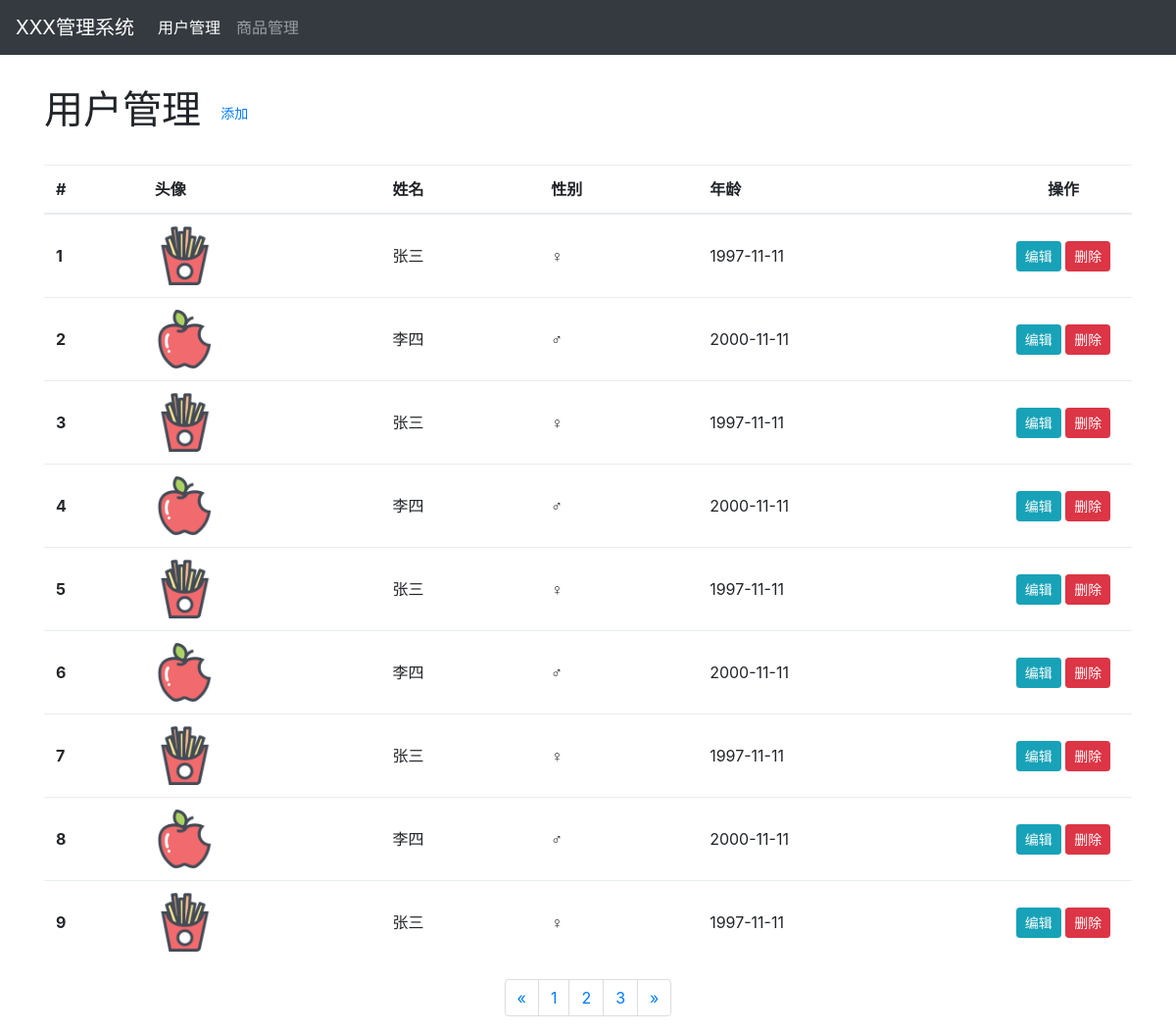
The page / on the database its author committed.
### tables this page shows
CREATE TABLE `users`  (
  `id` int(11) NOT NULL AUTO_INCREMENT,
  `name` varchar(255) NULL DEFAULT NULL,
  `gender` tinyint(4) NULL DEFAULT NULL,
  `birthday` date NULL DEFAULT NULL,
  `avatar` varchar(200) NULL DEFAULT NULL,
  PRIMARY KEY (`id`) USING BTREE
);

### index.php (the view, shortened to what this page needs)
<?php
$conn = mysqli_connect('localhost', 'root', '', 'demo');
$query = mysqli_query($conn, 'select * from users;');
?>
<!DOCTYPE html>
<html lang="en">
<head>
  <link rel="stylesheet" href="assets/css/bootstrap.css">
  <link rel="stylesheet" href="assets/css/style.css">
</head>
<body>
  <nav class="navbar navbar-expand navbar-dark bg-dark fixed-top">
    <a class="navbar-brand" href="#">XXX管理系统</a>
    <ul class="navbar-nav mr-auto">
      <li class="nav-item active">
        <a class="nav-link" href="index.html">用户管理</a>
      </li>
      <li class="nav-item">
        <a class="nav-link" href="#">商品管理</a>
      </li>
    </ul>
  </nav>
  <main class="container">
    <h1 class="heading">用户管理 <a class="btn btn-link btn-sm" href="add.php">添加</a></h1>
    <table class="table table-hover">
      <thead>
        <tr>
          <th>#</th>
          <th>头像</th>
          <th>姓名</th>
          <th>性别</th>
          <th>年龄</th>
          <th class="text-center" width="140">操作</th>
        </tr>
      </thead>
      <tbody>
        <?php while ($item = mysqli_fetch_assoc($query)): ?>
        <tr>
          <th scope="row"><?php echo $item['id'] ?></th>
          <td><img src="<?php echo $item['avatar']; ?>" class="rounded" alt="<?php echo $item['name']; ?>"></td>
          <td><?php echo $item['name']; ?></td>
          <td><?php echo $item['gender'] == 0 ? '♀' : '♂'; ?></td>
          <td>
            <?php echo $item['birthday']; ?></td>
          <td class="text-center">
            <a class="btn btn-info btn-sm" href="edit.php?id=<?php echo $item['id'] ?>">编辑</a>
            <a class="btn btn-danger btn-sm" href="delete.php?id=<?php echo $item['id'] ?>">删除</a>
          </td>
        </tr>
        <?php endwhile ?>
      </tbody>
    </table>
    <ul class="pagination justify-content-center">
      <li class="page-item"><a class="page-link" href="#">&laquo;</a></li>
      <li class="page-item"><a class="page-link" href="#">1</a></li>
      <li class="page-item"><a class="page-link" href="#">2</a></li>
      <li class="page-item"><a class="page-link" href="#">3</a></li>
      <li class="page-item"><a class="page-link" href="#">&raquo;</a></li>
    </ul>
  </main>
</body>
</html>

### assets/css/style.css (style rules this page uses)
body { padding-top: 3.5rem; }
main { padding-top: 2rem; }
.heading { margin-bottom: 2rem; font-weight: 300; }
.table th, .table td { vertical-align: middle; }
.table td img { height: 60px; }

### rows shown on the page
users: id "1", avatar (picture), name "张三", birthday "1997-11-11"
users: id "2", avatar (picture), name "李四", birthday "2000-11-11"
users: id "3", avatar (picture), name "张三", birthday "1997-11-11"
users: id "4", avatar (picture), name "李四", birthday "2000-11-11"
users: id "5", avatar (picture), name "张三", birthday "1997-11-11"
users: id "6", avatar (picture), name "李四", birthday "2000-11-11"
users: id "7", avatar (picture), name "张三", birthday "1997-11-11"
users: id "8", avatar (picture), name "李四", birthday "2000-11-11"
users: id "9", avatar (picture), name "张三", birthday "1997-11-11"
